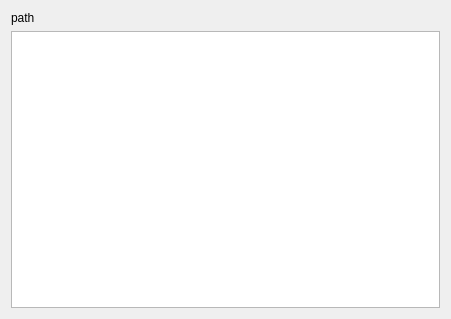
<?xml version="1.0" encoding="UTF-8"?>
<ui version="4.0">
 <class>WizardPage</class>
 <widget class="QWizardPage" name="WizardPage">
  <property name="geometry">
   <rect>
    <x>0</x>
    <y>0</y>
    <width>451</width>
    <height>319</height>
   </rect>
  </property>
  <property name="windowTitle">
   <string>WizardPage</string>
  </property>
  <property name="title">
   <string>Components Preview</string>
  </property>
  <property name="subTitle">
   <string>These are the components that the template will create</string>
  </property>
  <layout class="QGridLayout" name="gridLayout">
   <item row="0" column="0">
    <widget class="QLabel" name="label">
     <property name="text">
      <string>path</string>
     </property>
    </widget>
   </item>
   <item row="0" column="1">
    <widget class="FilePickerWidget" name="uiRootPATH">
     <property name="pyPickFolder" stdset="0">
      <bool>true</bool>
     </property>
     <property name="pyResolvePath" stdset="0">
      <bool>true</bool>
     </property>
    </widget>
   </item>
   <item row="1" column="0" colspan="2">
    <widget class="QTreeWidget" name="uiComponentsTREE">
     <attribute name="headerVisible">
      <bool>false</bool>
     </attribute>
     <attribute name="headerVisible">
      <bool>false</bool>
     </attribute>
     <column>
      <property name="text">
       <string notr="true">1</string>
      </property>
     </column>
    </widget>
   </item>
  </layout>
 </widget>
 <customwidgets>
  <customwidget>
   <class>FilePickerWidget</class>
   <extends>QWidget</extends>
   <header>blurdev.gui.widgets.filepickerwidget</header>
  </customwidget>
 </customwidgets>
 <resources/>
 <connections/>
</ui>
